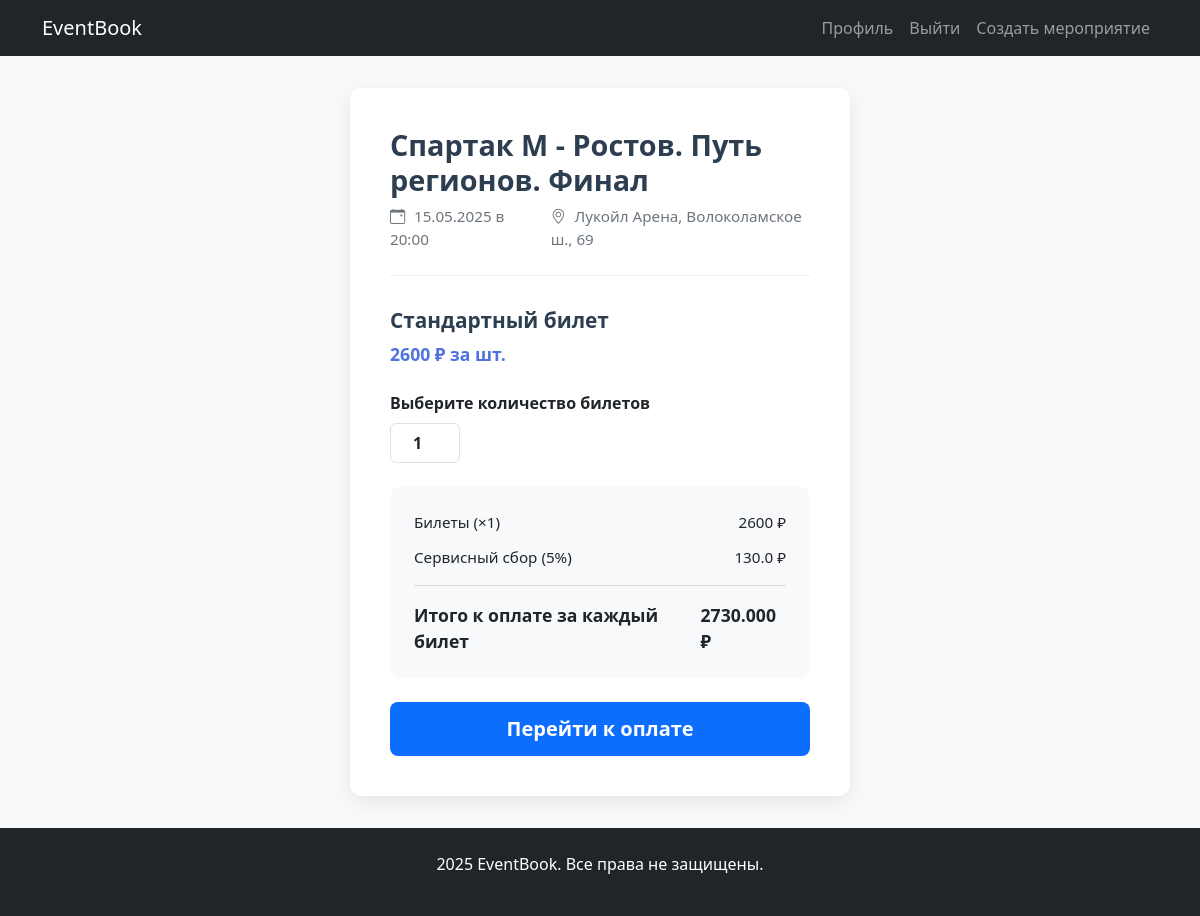
The app's page /event/buy/3 (signed in) with its own data.
### data/event.py (models this page shows)
class Event(SqlAlchemyBase, UserMixin, SerializerMixin):
    __tablename__ = 'events'
    id = sqlalchemy.Column(sqlalchemy.Integer, primary_key=True, autoincrement=True)
    name = sqlalchemy.Column(sqlalchemy.String, nullable=True)
    about = sqlalchemy.Column(sqlalchemy.String, nullable=True)
    path_to_file = sqlalchemy.Column(sqlalchemy.String, nullable=True)
    start_date = sqlalchemy.Column(sqlalchemy.DateTime, default=datetime.datetime.now)
    start_date_formatted = sqlalchemy.Column(sqlalchemy.String)
    city = sqlalchemy.Column(sqlalchemy.String, nullable=True)
    capacity_left = sqlalchemy.Column(sqlalchemy.Integer)
    price = sqlalchemy.Column(sqlalchemy.Integer)
    place = sqlalchemy.Column(sqlalchemy.String)
    hall_id = sqlalchemy.Column(sqlalchemy.Integer,
                                sqlalchemy.ForeignKey("halls.id"))
    hall = orm.relationship('ConcertHall')

### main.py (the view, shortened to what this page needs)
@user_blueprint.route('/event/buy/<int:id>', methods=['GET', 'POST'])
@login_required
def buy_ticket(id):
    db_sess = db_session.create_session()
    event = db_sess.query(Event).filter(Event.id == id).first()
    form = NumberOfTickets()
    return render_template('buy_ticket.html', event=event, form=form)

### forms/tickets.py
class NumberOfTickets(FlaskForm):
    number_of_tickets = IntegerField('Выберите количество билетов', validators=[DataRequired()])
    submit = SubmitField('Создать')

### data/db_session.py (called while the page is built)
def create_session() -> Session:
    global __factory
    return __factory()

### main.py (called while the page is built)
@login_manager.user_loader
def load_user(user_id):
    db_sess = db_session.create_session()
    return db_sess.query(User).get(user_id)

### templates/buy_ticket.html (shortened to what this page needs)
{% extends "base.html" %}
{% block content %}
<link rel="stylesheet" href="{{url_for('static', filename='css/buy_ticket.css')}}"/>
<div class="ticket-selection-container">
    <div class="ticket-selection-card">
        <div class="event-header">
            <h2 class="event-title">{{ event.name }}</h2>
            <div class="event-meta">
                <span><i class="bi bi-calendar-event"></i> {{ event.start_date.strftime('%d.%m.%Y в %H:%M') }}</span>
                <span><i class="bi bi-geo-alt"></i> {{ event.place }}</span>
            </div>
        </div>
        <div class="ticket-selection-form">
            <form action="" method="post" novalidate>
                <div class="ticket-type">
                    <h3>Стандартный билет</h3>
                    <p class="price">{{ event.price }} ₽ за шт.</p>
                    <div class="form-group">
                        {{ form.number_of_tickets.label(class="form-label") }}
                        <div class="quantity-selector">
                            {{ form.number_of_tickets(class="form-control quantity-input", value="1", min="1") }}
                        </div>
                    </div>
                </div>
                <div class="total-section">
                    <div class="total-row">
                        <span>Билеты (×<span id="quantity-display">1</span>)</span>
                        <span id="tickets-subtotal">{{ event.price }} ₽</span>
                    </div>
                    <div class="total-row">
                        <span>Сервисный сбор (5%)</span>
                        <span id="service-fee">{{ event.price * 0.05 }} ₽</span>
                    </div>
                    <div class="total-row grand-total">
                        <span>Итого к оплате за каждый билет</span>
                        <span id="grand-total">{{ "%.3f"|format(event.price * 1.05) }} ₽</span>
                    </div>
                </div>
                <div class="d-grid mt-4">
                    {{ form.submit(class="btn btn-primary btn-lg", value="Перейти к оплате") }}
                </div>
            </form>
        </div>
    </div>
</div>
{% endblock %}

### static/css/buy_ticket.css (style rules this page uses)
.ticket-selection-container { display: flex; justify-content: center; align-items: center; min-height: calc(100vh - 56px); padding: 2rem; background-color: #f8f9fa; }
.ticket-selection-card { background: white; border-radius: 12px; box-shadow: 0 6px 20px rgba(0, 0, 0, 0.08); padding: 2.5rem; width: 100%; max-width: 500px; }
.event-header { margin-bottom: 2rem; padding-bottom: 1.5rem; border-bottom: 1px solid #eee; }
.event-title { font-size: 1.8rem; font-weight: 700; color: #2c3e50; margin-bottom: 0.5rem; }
.event-meta { display: flex; gap: 1.5rem; color: #6c757d; font-size: 0.95rem; }
.event-meta i { margin-right: 0.3rem; }
.ticket-type { margin-bottom: 1.5rem; }
.ticket-type h3 { font-size: 1.3rem; font-weight: 600; color: #2c3e50; margin-bottom: 0.5rem; }
.price { font-size: 1.1rem; color: #4e73df; font-weight: 600; margin-bottom: 1.5rem; }
.form-group { margin-bottom: 1.5rem; }
.form-label { font-weight: 600; margin-bottom: 0.5rem; display: block; }
.quantity-selector { display: flex; align-items: center; gap: 0.5rem; }
.quantity-input { text-align: center; max-width: 70px; height: 40px; font-weight: 600; padding: 0.375rem 0.75rem; }
.total-section { background-color: #f8f9fa; border-radius: 10px; padding: 1.5rem; margin-bottom: 1.5rem; }
.total-row { display: flex; justify-content: space-between; margin-bottom: 0.75rem; font-size: 0.95rem; }
.total-row:last-child { margin-bottom: 0; }
.grand-total { font-weight: 600; font-size: 1.1rem; margin-top: 1rem; padding-top: 1rem; border-top: 1px solid #ddd; }
.btn-primary { border: none; padding: 0.75rem; font-weight: 600; transition: all 0.3s; }

### records on screen
Event: name "Спартак М - Ростов. Путь регионов. Финал", start_date "15.05.2025 в 20:00", place "Лукойл Арена, Волоколамское ш., 69", price "2600", event.price*0.05 "130.0", event.price*1.05 "2730.000"
